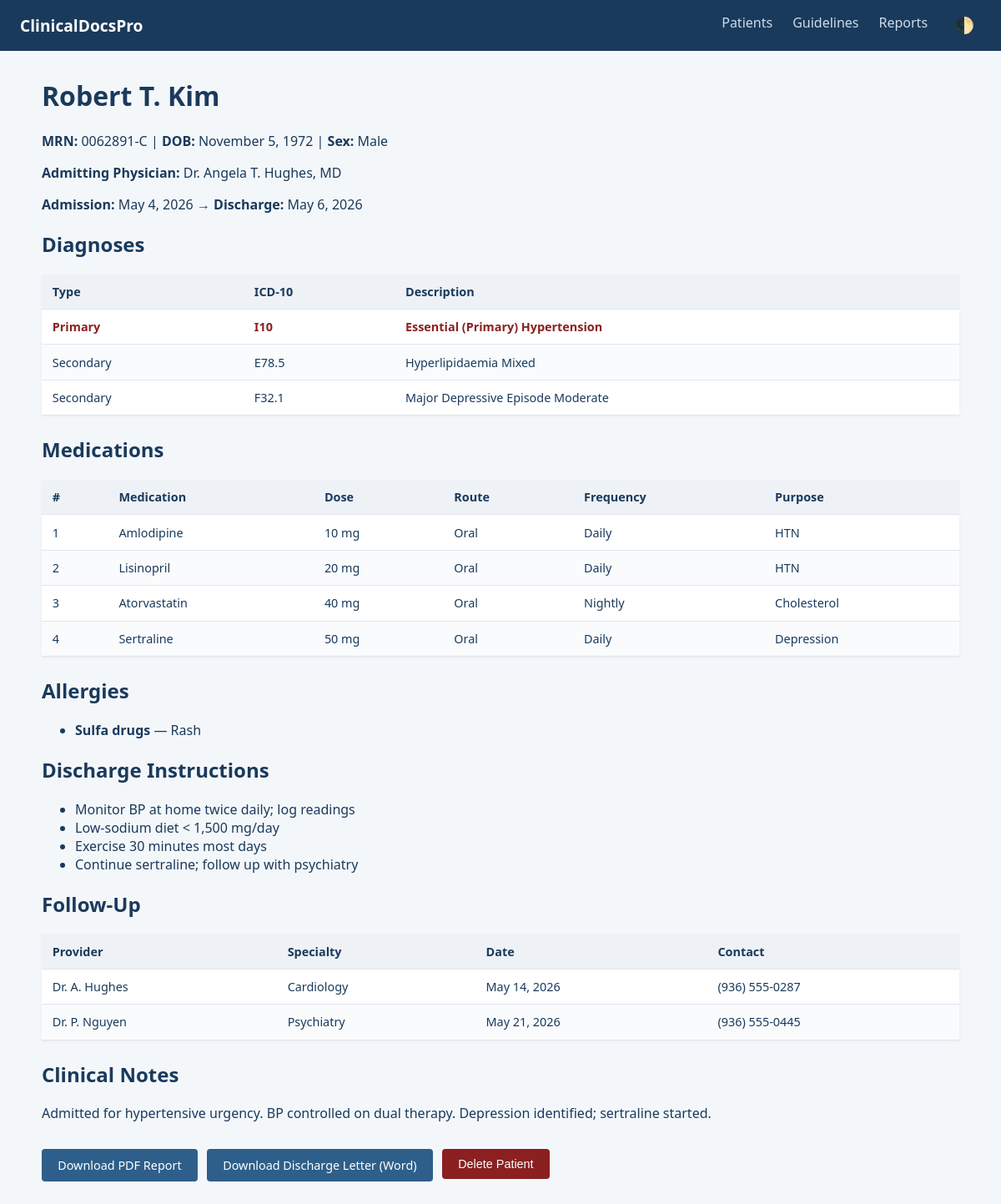
Page /patients/0062891-C on the committed database.
### tables this page shows
CREATE TABLE patients (
            mrn TEXT PRIMARY KEY,
            name TEXT NOT NULL,
            dob TEXT,
            sex TEXT,
            admitting_physician TEXT,
            admission_date TEXT,
            discharge_date TEXT,
            primary_diagnosis_code TEXT,
            primary_diagnosis_name TEXT,
            secondary_diagnoses TEXT,  -- JSON array
            medications TEXT,          -- JSON array
            allergies TEXT,            -- JSON array
            discharge_instructions TEXT,-- JSON array
            follow_up TEXT,            -- JSON array
            notes TEXT,
            created TEXT
        );

### web/app.py (the view)
@app.route("/patients/<mrn>")
def patient_detail(mrn):
    patient = get_patient(mrn)
    if not patient:
        flash(f"Patient MRN '{mrn}' not found.", "error")
        return redirect(url_for("patients"))
    return render_template("patient_detail.html", patient=patient,
                           lookup=lookup)

### src/icd10_lookup.py (called while the page is built)
def lookup(code):
    code = code.strip().upper()
    return ICD10_CODES.get(code, {
        "name": "Unknown Code",
        "category": "Unknown"
    })

### web/templates/patient_detail.html
{% extends "base.html" %}
{% block content %}
<h1>{{ patient.name }}</h1>
<div class="patient-meta">
    <p><strong>MRN:</strong> {{ patient.mrn }} | <strong>DOB:</strong> {{ patient.dob }} | <strong>Sex:</strong> {{ patient.sex }}</p>
    <p><strong>Admitting Physician:</strong> {{ patient.admitting_physician }}</p>
    <p><strong>Admission:</strong> {{ patient.admission_date }} → <strong>Discharge:</strong> {{ patient.discharge_date }}</p>
</div>
<h2>Diagnoses</h2>
<table>
    <thead><tr><th>Type</th><th>ICD-10</th><th>Description</th></tr></thead>
    <tbody>
        <tr style="font-weight:bold; color:#8a2020;">
            <td>Primary</td>
            <td>{{ patient.primary_diagnosis.code }}</td>
            <td>{{ lookup(patient.primary_diagnosis.code).name }}</td>
        </tr>
        {% for d in patient.secondary_diagnoses %}
        <tr>
            <td>Secondary</td>
            <td>{{ d.code }}</td>
            <td>{{ lookup(d.code).name }}</td>
        </tr>
        {% endfor %}
    </tbody>
</table>
<h2>Medications</h2>
{% if patient.medications %}
<table>
    <thead><tr><th>#</th><th>Medication</th><th>Dose</th><th>Route</th><th>Frequency</th><th>Purpose</th></tr></thead>
    <tbody>
        {% for med in patient.medications %}
        <tr>
            <td>{{ loop.index }}</td>
            <td>{{ med.name }}</td>
            <td>{{ med.dose }}</td>
            <td>{{ med.route }}</td>
            <td>{{ med.frequency }}</td>
            <td>{{ med.purpose }}</td>
        </tr>
        {% endfor %}
    </tbody>
</table>
{% else %}
<p>No medications listed.</p>
{% endif %}
<h2>Allergies</h2>
{% if patient.allergies %}
<ul>
    {% for a in patient.allergies %}
    <li><strong>{{ a.name }}</strong> — {{ a.reaction }}</li>
    {% endfor %}
</ul>
{% else %}
<p>No known allergies.</p>
{% endif %}
<h2>Discharge Instructions</h2>
{% if patient.discharge_instructions %}
<ul>
    {% for i in patient.discharge_instructions %}
    <li>{{ i }}</li>
    {% endfor %}
</ul>
{% else %}
<p>None.</p>
{% endif %}
<h2>Follow-Up</h2>
{% if patient.follow_up %}
<table>
    <thead><tr><th>Provider</th><th>Specialty</th><th>Date</th><th>Contact</th></tr></thead>
    <tbody>
        {% for fu in patient.follow_up %}
        <tr>
            <td>{{ fu.provider }}</td>
            <td>{{ fu.specialty }}</td>
            <td>{{ fu.date }}</td>
            <td>{{ fu.contact }}</td>
        </tr>
        {% endfor %}
    </tbody>
</table>
{% else %}
<p>None.</p>
{% endif %}
<h2>Clinical Notes</h2>
<p>{{ patient.notes if patient.notes else "None." }}</p>
<div class="actions">
    <a href="{{ url_for('patient_report', mrn=patient.mrn) }}" class="btn">Download PDF Report</a>
    <a href="{{ url_for('patient_discharge_word', mrn=patient.mrn) }}" class="btn">Download Discharge Letter (Word)</a>
    <form method="post" action="{{ url_for('patient_delete', mrn=patient.mrn) }}" style="display:inline;">
        <button type="submit" class="btn delete" onclick="return confirm('Delete this patient?')">Delete Patient</button>
    </form>
</div>
{% endblock %}

### web/static/style.css (style rules this page uses)
body { font-family: 'Segoe UI', Tahoma, Geneva, Verdana, sans-serif; margin: 0; background: #f4f7fa; color: #1a3a5c; }
.btn { display: inline-block; background: #2e5f8a; color: white; padding: 0.6rem 1.2rem; text-decoration: none; border-radius: 4px; border: none; cursor: pointer; font-size: 0.9rem; }
.btn.delete { background: #8a2020; }
table { width: 100%; border-collapse: collapse; background: white; margin-bottom: 1.5rem; box-shadow: 0 1px 3px rgba(0,0,0,0.05); }
th, td { padding: 0.7rem 0.8rem; border-bottom: 1px solid #e0e6ed; text-align: left; font-size: 0.9rem; }
th { background: #eef2f7; font-weight: bold; }
tr:nth-child(even) { background: #f9fbfd; }
.actions { margin-top: 2rem; display: flex; gap: 0.7rem; }

### rows in the picture
patients: name "Robert T. Kim", mrn "0062891-C", dob "November 5, 1972", sex "Male", admitting_physician "Dr. Angela T. Hughes, MD", admission_date "May 4, 2026", discharge_date "May 6, 2026", notes "Admitted for hypertensive urgency. BP controlled on dual therapy. Depression identified; sertraline started."

### other values in the picture
{{ patient.primary_diagnosis.code }} "I10"
{{ lookup(patient.primary_diagnosis.code).name }} "Essential (Primary) Hypertension"
{{ d.code }} "E78.5" "F32.1"
{{ lookup(d.code).name }} "Hyperlipidaemia Mixed" "Major Depressive Episode Moderate"
{{ med.name }} "Amlodipine" "Lisinopril" "Atorvastatin" "Sertraline"
{{ med.dose }} "10 mg" "20 mg" "40 mg" "50 mg"
{{ med.route }} "Oral" "Oral" "Oral" "Oral"
{{ med.frequency }} "Daily" "Daily" "Nightly" "Daily"
{{ med.purpose }} "HTN" "HTN" "Cholesterol" "Depression"
{{ a.name }} "Sulfa drugs"
{{ a.reaction }} "Rash"
{{ i }} "Monitor BP at home twice daily; log readings" "Low-sodium diet < 1,500 mg/day" "Exercise 30 minutes most days" "Continue sertraline; follow up with psychiatry"
{{ fu.provider }} "Dr. A. Hughes" "Dr. P. Nguyen"
{{ fu.specialty }} "Cardiology" "Psychiatry"
{{ fu.date }} "May 14, 2026" "May 21, 2026"
